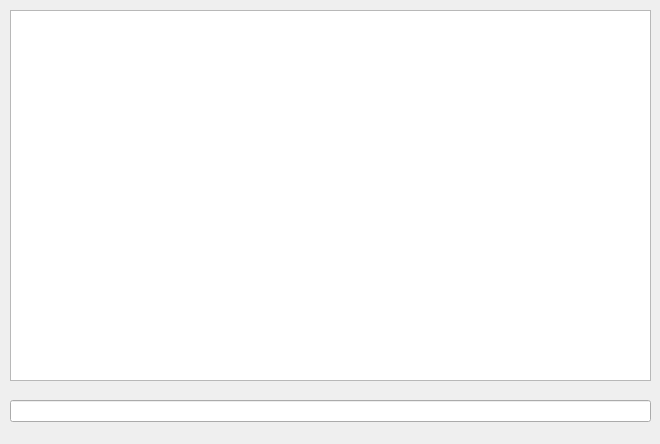
<?xml version="1.0" encoding="UTF-8"?>
<ui version="4.0">
 <class>terminal</class>
 <widget class="QDialog" name="terminal">
  <property name="geometry">
   <rect>
    <x>0</x>
    <y>0</y>
    <width>660</width>
    <height>444</height>
   </rect>
  </property>
  <property name="windowTitle">
   <string>Dialog</string>
  </property>
  <widget class="QPlainTextEdit" name="te_output">
   <property name="geometry">
    <rect>
     <x>10</x>
     <y>10</y>
     <width>641</width>
     <height>371</height>
    </rect>
   </property>
   <property name="readOnly">
    <bool>true</bool>
   </property>
  </widget>
  <widget class="QLineEdit" name="le_command">
   <property name="geometry">
    <rect>
     <x>10</x>
     <y>400</y>
     <width>641</width>
     <height>22</height>
    </rect>
   </property>
  </widget>
 </widget>
 <layoutdefault spacing="6" margin="11"/>
 <resources/>
 <connections/>
</ui>
